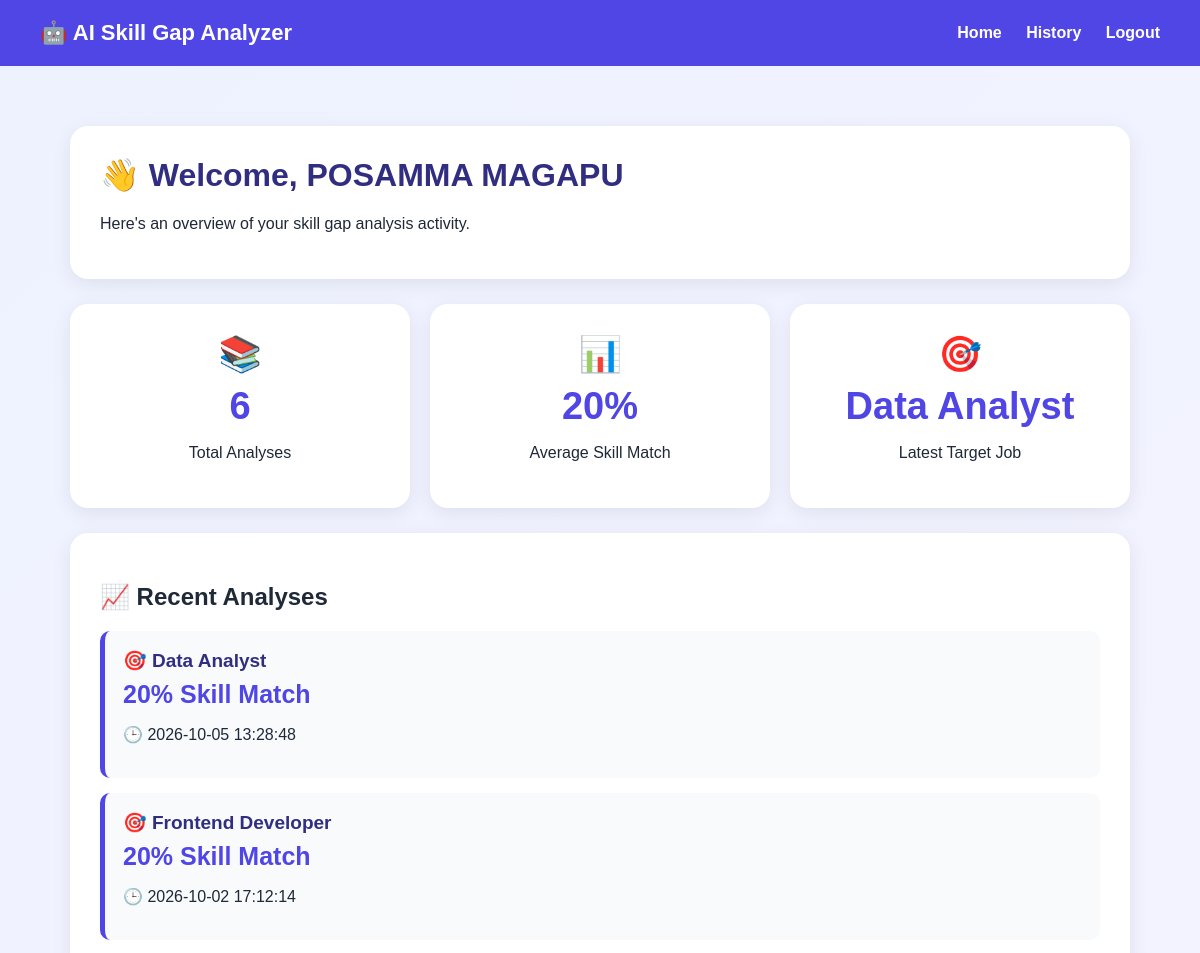
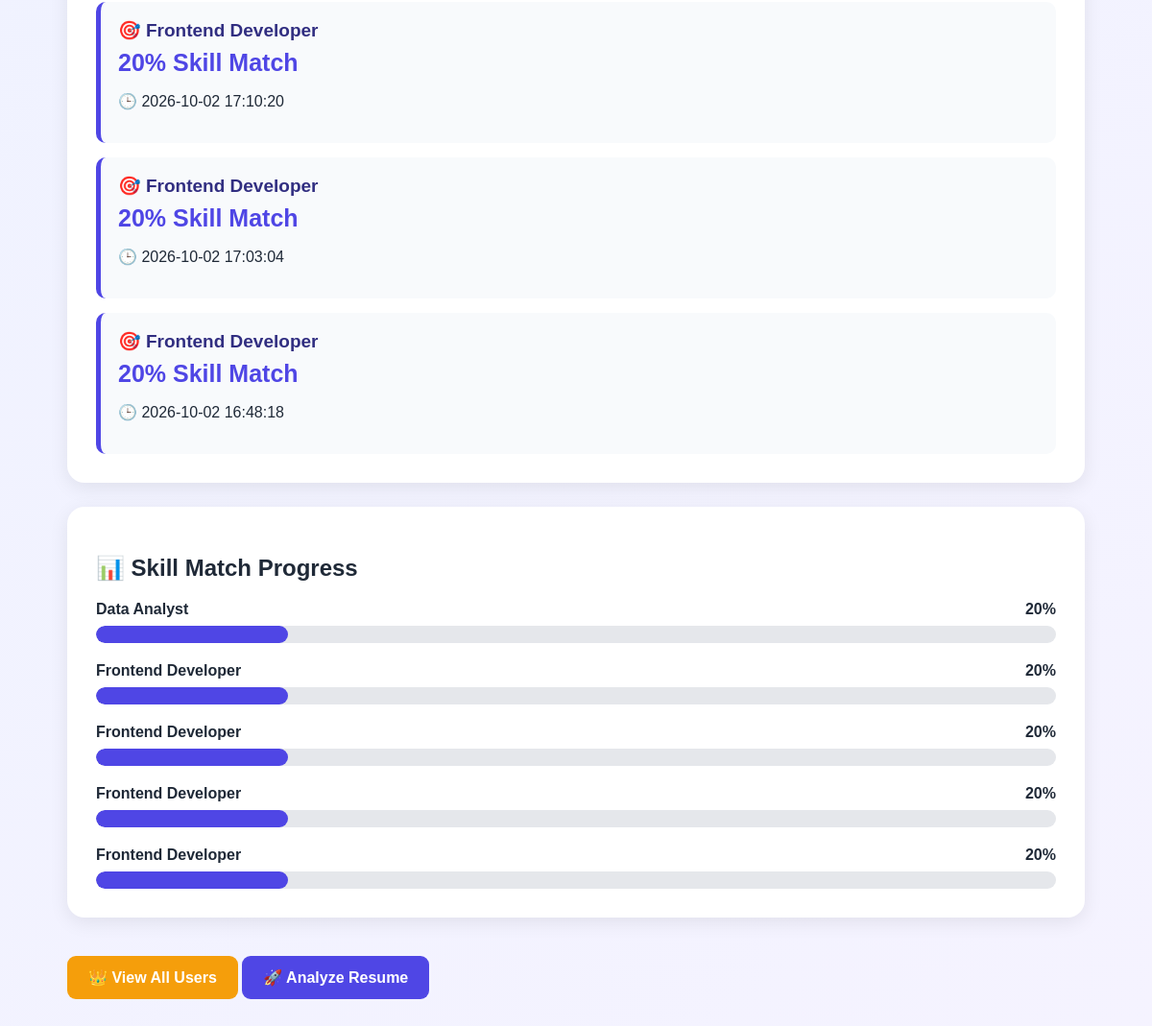
The app's page /dashboard (signed in) with its own data (2 pictures, top to bottom).
### tables this page shows
CREATE TABLE analysis_history (
            id INTEGER PRIMARY KEY AUTOINCREMENT,
            user_id INTEGER NOT NULL,
            job TEXT NOT NULL,
            match_percentage INTEGER NOT NULL,
            skills_found TEXT,
            missing_skills TEXT,
            created_at TIMESTAMP DEFAULT CURRENT_TIMESTAMP,
            FOREIGN KEY (user_id) REFERENCES users(id)
        );

### app.py (the view)
@app.route("/dashboard")
def dashboard():
    if "user_id" not in session:
        return redirect(url_for("login"))
    connection = sqlite3.connect("users.db")
    cursor = connection.cursor()
    cursor.execute("""
        SELECT COUNT(*)
        FROM analysis_history
        WHERE user_id = ?
    """, (session["user_id"],))
    total_analyses = cursor.fetchone()[0]
    cursor.execute("""
        SELECT AVG(match_percentage)
        FROM analysis_history
        WHERE user_id = ?
    """, (session["user_id"],))
    average_result = cursor.fetchone()[0]
    if average_result is not None:
        average_score = round(average_result)
    else:
        average_score = 0
    cursor.execute("""
        SELECT job
        FROM analysis_history
        WHERE user_id = ?
        ORDER BY created_at DESC
        LIMIT 1
    """, (session["user_id"],))
    latest_result = cursor.fetchone()
    if latest_result:
        latest_job = latest_result[0]
    else:
        latest_job = "None"
    cursor.execute("""
        SELECT *
        FROM analysis_history
        WHERE user_id = ?
        ORDER BY created_at DESC
        LIMIT 5
    """, (session["user_id"],))
    recent_analyses = cursor.fetchall()
    connection.close()
    return render_template(
        "dashboard.html",
        total_analyses=total_analyses,
        average_score=average_score,
        latest_job=latest_job,
        recent_analyses=recent_analyses
    )

### templates/dashboard.html (shortened to what this page needs)
<!DOCTYPE html>
<html>
<head>
</head>
<body>
<div class="header">
    <div class="logo">
        🤖 AI Skill Gap Analyzer
    </div>
    <div>
        <a href="/">Home</a>
        <a href="/history">History</a>
        <a href="/logout"
   onclick="return confirm('Are you sure you want to logout?');">
    Logout
</a>
    </div>
</div>
<div class="container">
    <div class="welcome">
        <h1>
            👋 Welcome, {{ session.get("user_name") }}
        </h1>
        <p>
            Here's an overview of your skill gap analysis activity.
        </p>
    </div>
    <div class="stats">
        <div class="stat-card">
            <div class="icon">
                📚
            </div>
            <div class="number">
                {{ total_analyses }}
            </div>
            <p>
                Total Analyses
            </p>
        </div>
        <div class="stat-card">
            <div class="icon">
                📊
            </div>
            <div class="number">
                {{ average_score }}%
            </div>
            <p>
                Average Skill Match
            </p>
        </div>
        <div class="stat-card">
            <div class="icon">
                🎯
            </div>
            <div class="number">
                {{ latest_job }}
            </div>
            <p>
                Latest Target Job
            </p>
        </div>
    </div>
    <div class="section">
        <h2>
            📈 Recent Analyses
        </h2>
        {% if recent_analyses %}
            {% for item in recent_analyses %}
                <div class="analysis-item">
                    <div class="job">
                        🎯 {{ item[2] }}
                    </div>
                    <div class="score">
                        {{ item[3] }}% Skill Match
                    </div>
                    <p>
                        🕒 {{ item[6] }}
                    </p>
                </div>
            {% endfor %}
        {% else %}
            <p>
                No analyses yet. Upload a resume to get started.
            </p>
        {% endif %}
        </div>
<div class="section">
    <h2>📊 Skill Match Progress</h2>
    {% if recent_analyses %}
        {% for item in recent_analyses %}
            <div style="margin-top: 20px;">
                <div style="
                    display: flex;
                    justify-content: space-between;
                    font-weight: bold;
                    margin-bottom: 8px;
                ">
                    <span>{{ item[2] }}</span>
                    <span>{{ item[3] }}%</span>
                </div>
                <div style="
                    width: 100%;
                    height: 18px;
                    background: #e5e7eb;
                    border-radius: 10px;
                    overflow: hidden;
                ">
                <div
    class="progress-fill"
    style="width: {{ item[3] }}%;">
</div>
                </div>
            </div>
        {% endfor %}
    {% else %}
        <p>No skill analysis data available yet.</p>
    {% endif %}
</div>
        {% if session.get("is_admin") == 1 %}
    <a href="/history"
       class="button"
       style="background: #f59e0b;">
        👑 View All Users
    </a>
{% endif %}
<a class="button" href="/">
    🚀 Analyze Resume
</a>
    </div>
</body>
</html>

### templates/dashboard.html (style rules this page uses)
* { box-sizing: border-box; }
body { margin: 0; font-family: Arial, sans-serif; background: linear-gradient(135deg, #eef2ff, #f5f3ff); color: #1f2937; }
.header { background: #4f46e5; color: white; padding: 20px 40px; display: flex; justify-content: space-between; align-items: center; }
.logo { font-size: 22px; font-weight: bold; }
.header a { color: white; text-decoration: none; font-weight: bold; margin-left: 20px; }
.container { max-width: 1100px; margin: 40px auto; padding: 20px; }
.welcome { background: white; padding: 30px; border-radius: 18px; box-shadow: 0 5px 20px rgba(0,0,0,0.08); margin-bottom: 25px; }
.welcome h1 { color: #312e81; margin-top: 0; }
.stats { display: grid; grid-template-columns: repeat(3, 1fr); gap: 20px; margin-bottom: 25px; }
.stat-card { background: white; padding: 30px; text-align: center; border-radius: 18px; box-shadow: 0 5px 20px rgba(0,0,0,0.08); }
.icon { font-size: 35px; }
.number { font-size: 38px; font-weight: bold; color: #4f46e5; margin: 10px 0; }
.section { background: white; padding: 30px; border-radius: 18px; box-shadow: 0 5px 20px rgba(0,0,0,0.08); margin-bottom: 25px; }
.analysis-item { padding: 18px; margin-top: 15px; background: #f8fafc; border-left: 5px solid #4f46e5; border-radius: 10px; }
.job { font-size: 19px; font-weight: bold; color: #312e81; }
.score { font-size: 25px; font-weight: bold; color: #4f46e5; margin-top: 8px; }
.button { display: inline-block; padding: 13px 22px; background: #4f46e5; color: white; text-decoration: none; border-radius: 9px; font-weight: bold; margin-top: 15px; }
.progress-fill { height: 100%; border-radius: 10px; background: #4f46e5; }

### records on screen
analysis_history: job "Data Analyst", match_percentage "20", created_at "2026-10-05 13:28:48"
analysis_history: job "Frontend Developer", match_percentage "20", created_at "2026-10-02 17:12:14"
analysis_history: job "Frontend Developer", match_percentage "20", created_at "2026-10-02 17:10:20"
analysis_history: job "Frontend Developer", match_percentage "20", created_at "2026-10-02 17:03:04"
analysis_history: job "Frontend Developer", match_percentage "20", created_at "2026-10-02 16:48:18"

### other values on screen
{{ session.get("user_name") }} "POSAMMA MAGAPU"
{{ total_analyses }} "6"
{{ average_score }} "20"
